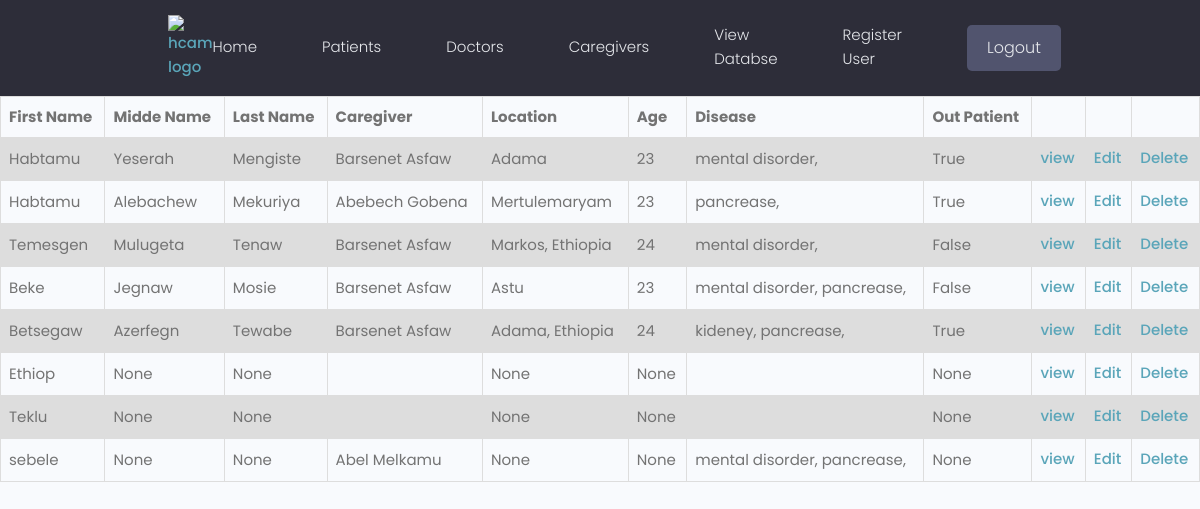
/users/ (signed in), run on the app's committed database.
### users/models.py (models this page shows, shortened)
class Patient(models.Model):
    user = models.OneToOneField(UserAccount, null=True, blank=True, on_delete=models.CASCADE)
    first_name = models.CharField(max_length=100, null=True, blank=True)
    middle_name = models.CharField(max_length=100, null=True, blank=True)
    last_name = models.CharField(max_length=100, null=True, blank=True)
    email = models.EmailField(max_length=150, null=True, blank=True)
    username = models.CharField(max_length=100, null=True, blank=True)
    location = models.CharField(max_length=100, null=True, blank=True)
    national_id = models.ImageField(null=True, blank=True, default='national.jpg')
    age = models.PositiveIntegerField(null=True, blank=True)
    outPatient = models.BooleanField(null=True, blank=True)
    doctor = models.ForeignKey(Doctor, null=True, blank=True, on_delete=models.SET_NULL)
    diseases = models.ManyToManyField('Disease')
    caregiver = models.ForeignKey(Caregiver, null=True, blank=True, on_delete=models.CASCADE)
    profile_image = models.ImageField(null=True, blank=True, default='default-patient.png')
    created = models.DateTimeField(auto_now_add=True)
    id = models.UUIDField(default=uuid.uuid4, unique=True, primary_key=True, editable=False)

class Caregiver(models.Model):
    user = models.OneToOneField(UserAccount, null=True, blank=True, on_delete=models.CASCADE)
    first_name = models.CharField(max_length=100, null=True, blank=True)
    middle_name = models.CharField(max_length=100, null=True, blank=True)
    last_name = models.CharField(max_length=100, null=True, blank=True)
    email = models.EmailField(max_length=150, null=True, blank=True)
    username = models.CharField(max_length=100, null=True, blank=True)
    location = models.CharField(max_length=100, null=True, blank=True)
    national_id = models.ImageField(null=True, blank=True, default='national.jpg')
    relation_ship = models.CharField(max_length=100, null=True, blank=True)
    profile_image = models.ImageField(null=True, blank=True, default='default.jpg')
    created = models.DateTimeField(auto_now_add=True)
    id = models.UUIDField(default=uuid.uuid4, unique=True, primary_key=True, editable=False)

class Disease(models.Model):
    title = models.CharField(max_length=100, null=True, blank=True)
    description = models.TextField(null=True, blank=True)
    cause = models.TextField(null=True, blank=True)
    symptom = models.TextField(null=True, blank=True)
    updated = models.DateTimeField(auto_now=True)
    created = models.DateTimeField(auto_now_add=True)
    id = models.UUIDField(default=uuid.uuid4, unique=True, primary_key=True, editable=False)
    def __str__(self):
        return str(self.title)

### users/views.py (the view)
# urls.py: path('', views.patients, name = 'patients'),
def patients(request):
    patientObj = Patient.objects.all()
    diseases = Disease.objects.all()
    context = {'patients':patientObj, 'diseases':diseases}
    return render(request, 'users/patients.html', context)

### users/templates/users/patients.html (shortened to what this page needs)
{% extends 'main.html' %}
{% block content %}
{% include 'navbar.html' %}
<!DOCTYPE html>
<html>
<head>
</head>
<body>
<table>
  <tr>
    <th>First Name</th>
    <th>Midde Name</th>
    <th>Last Name</th>
    <th>Caregiver</th>
    <th>Location</th>
    <th>Age</th>
    <th>Disease</th>
    <th>Out Patient</th>
    <th>     </th>
    <th>     </th>
    <th>     </th>
  </tr>
  {% for patient in patients %}
  <tr>
    <td>{{patient.first_name}}</td>
    <td>{{patient.middle_name}}</td>
    <td>{{patient.last_name}}</td>
    <td>{{patient.caregiver.first_name}} {{patient.caregiver.middle_name}}</td>
    <td>{{patient.location}}</td>
    <td>{{patient.age}}</td>
    <td>{% for disease in patient.diseases.all %}
    {{disease}},
    {% endfor %}</td>
    <td>{{patient.outPatient}}</td>
    <td><a href="{% url 'single-patient' patient.id %}">view</a></td>
    <td><a href="{% url 'update-patient' patient.id %}">Edit </a></td>
    <td><a href="{% url 'delete-patient' patient.id %}">Delete</a></td>
  </tr>
  {% endfor %}
</table>
</body>
</html>
{% endblock %}

### static/styles/app.css (style rules this page uses)
:root { --color-sub: #2d2d39; }

### static/uikit/styles/modules/_variables.css (style rules this page uses)
:root { --color-main: #5aa5b9; --color-main-light: #e6faff; --color-sub: #3f4156; --color-sub-light: #51546e; --color-sub-lighter: #ededfd; --color-text: #737373; --color-gray: #8b8b8b; --color-light: #e5e7eb; --color-light-gray: #767676; --color-bg: #f8fafd; --color-white: #fffefd; --color-white-light: #f3f3f3; --color-success: #359e64; --color-success-bg: #def8e8; --color-error: #fc4b0b; --color-error-bg: #fff2ee; --font-base: 'Poppins', arial, helvetica, 'Segoe UI', roboto, ubuntu, sans-serif; --font-monospace: 'Fira Code', 'Courier New', courier, monospace; --font-regular: 300; --font-medium: 500; --font-bold: 700; --generic-shadow: 1px 1px 5px #00000010; --generic-transition: all 0.3s ease-in-out; }

### static/uikit/styles/modules/_base.css (style rules this page uses)
* { margin: 0; padding: 0; box-sizing: border-box; text-rendering: optimizeLegibility; color: inherit; font-size: inherit; }
html { font-size: 50%; }
@media only screen and (min-width: 480px) { html { font-size: 56.25%; } }
@media only screen and (min-width: 1200px) { html { font-size: 62.5%; } }
body { line-height: 1.6; font-weight: 400; font-size: 1.5rem; color: var(--color-text); background-color: var(--color-bg); min-height: 100vh; }

### static/uikit/styles/modules/_typography.css (style rules this page uses)
* { font-family: var(--font-base); }
a { padding-bottom: 2px; text-decoration: none; display: inline-block; color: var(--color-main); font-weight: var(--font-medium); }

### users/templates/users/patients.html (style rules this page uses)
table { font-family: arial, sans-serif; border-collapse: collapse; width: 100%; }
td, th { border: 1px solid #dddddd; text-align: left; padding: 8px; }
tr:nth-child(even) { background-color: #dddddd; }

### data on the page
Patient: first_name "Habtamu", middle_name "Yeserah", last_name "Mengiste", caregiver.first_name "Barsenet", caregiver.middle_name "Asfaw", location "Adama", age "23", outPatient "True"
Disease: title "mental disorder"
Patient: first_name "Habtamu", middle_name "Alebachew", last_name "Mekuriya", caregiver.first_name "Abebech", caregiver.middle_name "Gobena", location "Mertulemaryam", age "23", outPatient "True"
Disease: title "pancrease"
Patient: first_name "Temesgen", middle_name "Mulugeta", last_name "Tenaw", caregiver.first_name "Barsenet", caregiver.middle_name "Asfaw", location "Markos, Ethiopia", age "24", outPatient "False"
Patient: first_name "Beke", middle_name "Jegnaw", last_name "Mosie", caregiver.first_name "Barsenet", caregiver.middle_name "Asfaw", location "Astu", age "23", outPatient "False"
Patient: first_name "Betsegaw", middle_name "Azerfegn", last_name "Tewabe", caregiver.first_name "Barsenet", caregiver.middle_name "Asfaw", location "Adama, Ethiopia", age "24", outPatient "True"
Disease: title "kideney"
Patient: first_name "Ethiop", middle_name "None", last_name "None", location "None", age "None", outPatient "None"
Patient: first_name "Teklu", middle_name "None", last_name "None", location "None", age "None", outPatient "None"
Patient: first_name "sebele", middle_name "None", last_name "None", caregiver.first_name "Abel", caregiver.middle_name "Melkamu", location "None", age "None", outPatient "None"
